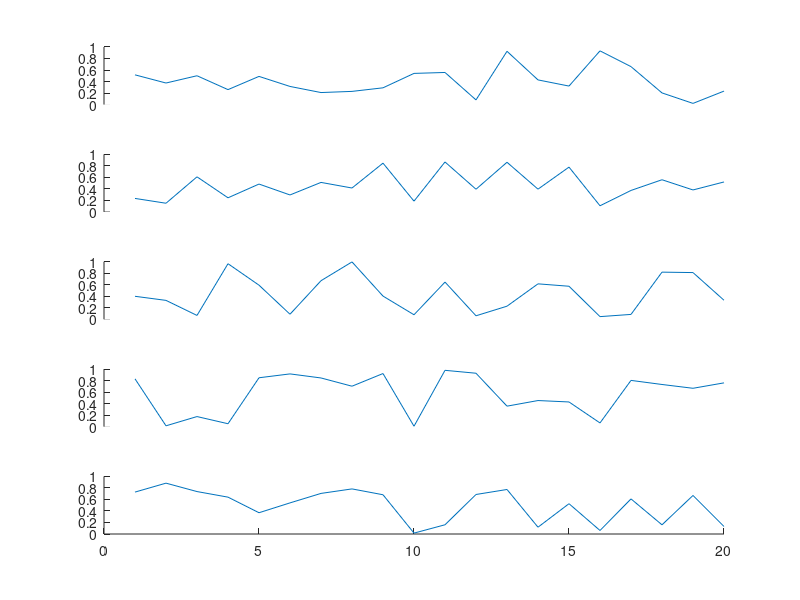

The MATLAB script that drew this image:
function plotFig()
    figure('color', 'w');
    h(1) = subplot(5, 1, 1);
    plot(rand(1,20));
    
    h(2) = subplot(5, 1, 2);
    plot(rand(1,20));
    
    h(3) = subplot(5, 1, 3);
    plot(rand(1,20));
    
    h(4) = subplot(5, 1, 4);
    plot(rand(1,20));
    
    h(5) = subplot(5, 1, 5);
    plot(rand(1,20));


    set(h, 'box', 'off');
    set(h(1:4),'xcolor','w');
    linkaxes(h');
end